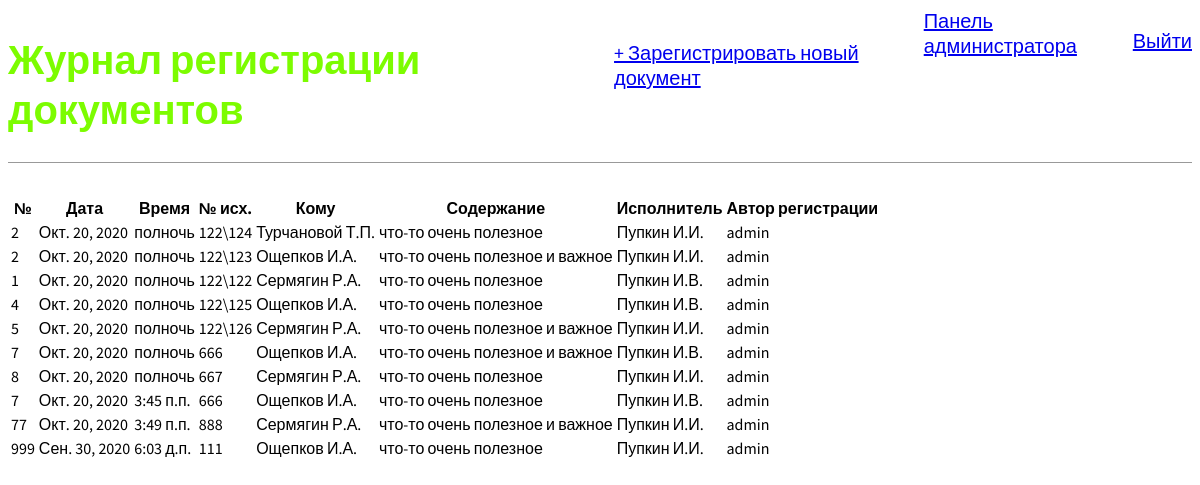
The app's page / (signed in), older data.
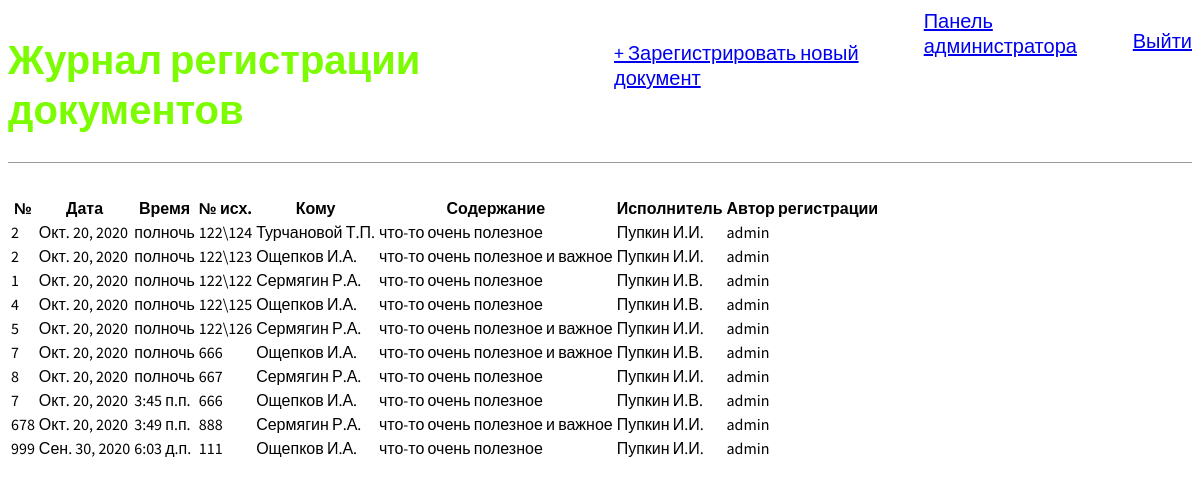
The same page, newer data.
### journal/models.py (models this page shows, shortened)
class Entry(models.Model):
    number = models.IntegerField("№", default=0)
    reg_date = models.DateField("Дата регистрации документа", default=datetime.date.today)
    reg_time = models.TimeField("Время регистрации документа", default=datetime.time)
    number_out = models.CharField("№ исх.", max_length=64, default=0)
    to_whom = models.CharField("Кому", max_length=200, default='')
    what = models.CharField("Содержание", max_length=200, default='')
    executor = models.CharField("Исполнитель", max_length=200, default='')
    author = models.ForeignKey(
        'auth.User',
        on_delete=models.CASCADE
    )
    class Meta:
        verbose_name = 'Запись в журнале'     # Для единственного числа
        verbose_name_plural = 'Записи в журнале'      # Для множественного числа

### journal/views.py (the view)
# urls.py: path('', JournalView.as_view(), name='home'),
class JournalView(ListView):
    model = Entry
    template_name = 'home.html'
    queryset = Entry.objects.all()

### journal/templates/home.html
{% extends 'base.html' %}
{% block content %}
<table>
    <tr>
        <th>№</th>
        <th>Дата</th>
        <th>Время</th>
        <th>№ исх.</th>
        <th>Кому</th>
        <th>Содержание</th>
        <th>Исполнитель</th>
        <th>Автор регистрации</th>
    </tr>
    {% for item in object_list %}
    <tr>
        <td>{{ item.number }}</td>
        <td>{{ item.reg_date }}</td>
        <td>{{ item.reg_time }}</td>
        <td>{{ item.number_out }}</td>
        <td>{{ item.to_whom }}</td>
        <td>{{ item.what }}</td>
        <td>{{ item.executor }}</td>
        <td>{{ item.author }}</td>
    </tr>
    {% endfor %}
</table>
{% endblock content %}

Row changes from the older to the newer data that the page shows:
changed Entry (number 9 of 10 on the later page): number "77" → "678"
